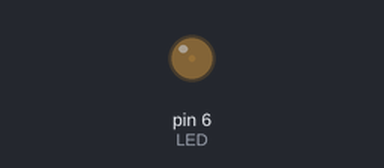
This sketch was run on a simulated Arduino Uno, built with avr-gcc and run on an emulated ATmega328P. On the bench: output pins drawn as LEDs (lit = HIGH).

Above: at 0.05 s.
At 0.7 s:
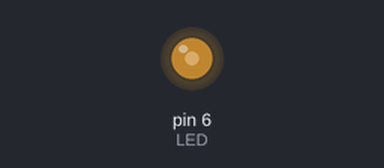
At 1.4 s:
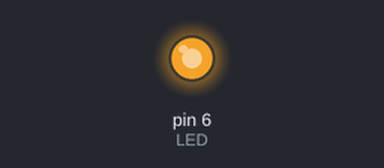
At 2.75 s:
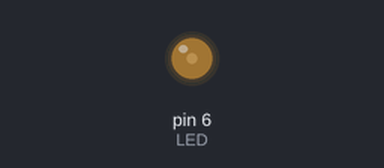
Timing chart, 0 to 7.0 s (numbered marks = the images above):
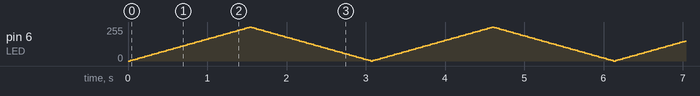

The sketch:

light_dimmer.ino
```cpp
int LIGHT ;
int LED = 6;
void setup() {
  // put your setup code here, to run once:
pinMode (LED,OUTPUT);
}

void loop() {
  // put your main code here, to run repeatedly:
for(LIGHT=0;LIGHT<255;LIGHT += 5){
  analogWrite(LED,LIGHT);
  delay (30);
    }
  for(;LIGHT>0;LIGHT-=5){
  analogWrite(LED,LIGHT);
  delay (30);}
}
```
